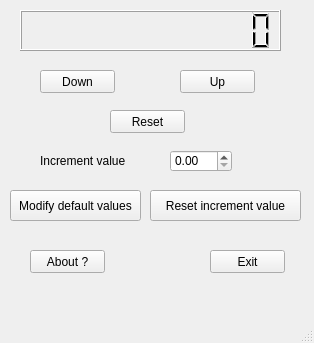
<?xml version="1.0" encoding="UTF-8"?>
<ui version="4.0">
 <class>CounterApp</class>
 <widget class="QMainWindow" name="CounterApp">
  <property name="geometry">
   <rect>
    <x>0</x>
    <y>0</y>
    <width>314</width>
    <height>343</height>
   </rect>
  </property>
  <property name="windowTitle">
   <string>CounterApp</string>
  </property>
  <widget class="QWidget" name="centralwidget">
   <widget class="QPushButton" name="down">
    <property name="geometry">
     <rect>
      <x>40</x>
      <y>70</y>
      <width>75</width>
      <height>23</height>
     </rect>
    </property>
    <property name="text">
     <string>Down</string>
    </property>
   </widget>
   <widget class="QPushButton" name="up">
    <property name="geometry">
     <rect>
      <x>180</x>
      <y>70</y>
      <width>75</width>
      <height>23</height>
     </rect>
    </property>
    <property name="text">
     <string>Up</string>
    </property>
   </widget>
   <widget class="QLabel" name="label_2">
    <property name="geometry">
     <rect>
      <x>40</x>
      <y>150</y>
      <width>101</width>
      <height>21</height>
     </rect>
    </property>
    <property name="text">
     <string>Increment value</string>
    </property>
   </widget>
   <widget class="QPushButton" name="resetInc">
    <property name="geometry">
     <rect>
      <x>150</x>
      <y>190</y>
      <width>151</width>
      <height>31</height>
     </rect>
    </property>
    <property name="text">
     <string>Reset increment value</string>
    </property>
   </widget>
   <widget class="QPushButton" name="about">
    <property name="geometry">
     <rect>
      <x>30</x>
      <y>250</y>
      <width>75</width>
      <height>23</height>
     </rect>
    </property>
    <property name="text">
     <string>About ?</string>
    </property>
   </widget>
   <widget class="QPushButton" name="exit">
    <property name="geometry">
     <rect>
      <x>210</x>
      <y>250</y>
      <width>75</width>
      <height>23</height>
     </rect>
    </property>
    <property name="text">
     <string>Exit</string>
    </property>
   </widget>
   <widget class="QPushButton" name="reset">
    <property name="geometry">
     <rect>
      <x>110</x>
      <y>110</y>
      <width>75</width>
      <height>23</height>
     </rect>
    </property>
    <property name="text">
     <string>Reset</string>
    </property>
   </widget>
   <widget class="QLCDNumber" name="numberD">
    <property name="geometry">
     <rect>
      <x>20</x>
      <y>10</y>
      <width>261</width>
      <height>41</height>
     </rect>
    </property>
    <property name="styleSheet">
     <string notr="true">#number
{
background-color: rgb(222, 255, 244)
}</string>
    </property>
    <property name="digitCount">
     <number>12</number>
    </property>
   </widget>
   <widget class="QDoubleSpinBox" name="increment">
    <property name="geometry">
     <rect>
      <x>170</x>
      <y>150</y>
      <width>62</width>
      <height>22</height>
     </rect>
    </property>
   </widget>
   <widget class="QPushButton" name="modify">
    <property name="geometry">
     <rect>
      <x>10</x>
      <y>190</y>
      <width>131</width>
      <height>31</height>
     </rect>
    </property>
    <property name="text">
     <string>Modify default values</string>
    </property>
   </widget>
  </widget>
  <widget class="QMenuBar" name="menubar">
   <property name="geometry">
    <rect>
     <x>0</x>
     <y>0</y>
     <width>314</width>
     <height>26</height>
    </rect>
   </property>
  </widget>
  <widget class="QStatusBar" name="statusbar"/>
 </widget>
 <resources/>
 <connections/>
</ui>
